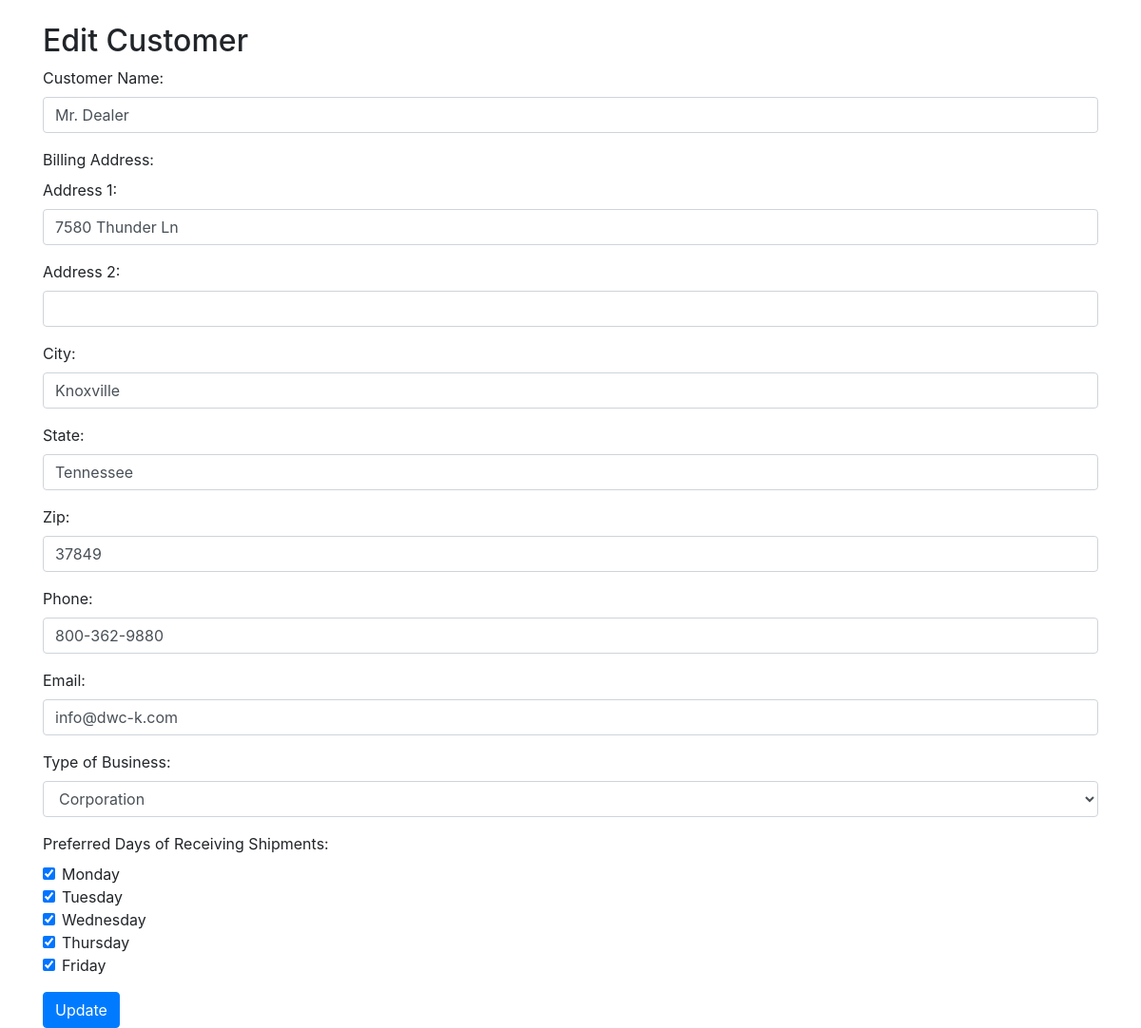
Screenshot of /edit_customer.php?id=14 with the database file from the repository.
### tables this page shows
CREATE TABLE `customers` (
  `id` int NOT NULL AUTO_INCREMENT,
  `customer_name` varchar(255) NOT NULL,
  `address1` varchar(255) NOT NULL,
  `address2` varchar(255) DEFAULT NULL,
  `city` varchar(255) NOT NULL,
  `state` varchar(255) NOT NULL,
  `zip` varchar(10) NOT NULL,
  `phone` varchar(15) NOT NULL,
  `email` varchar(255) NOT NULL,
  `business_type` varchar(50) NOT NULL,
  `preferred_days` varchar(10) NOT NULL,
  `created_at` timestamp NULL DEFAULT CURRENT_TIMESTAMP,
  PRIMARY KEY (`id`),
  UNIQUE KEY `id_UNIQUE` (`id`),
  KEY `idx_customer_name` (`customer_name`),
  KEY `idx_created_at` (`created_at`)
);

### edit_customer.php (the view, shortened to what this page needs)
<?php
include 'config.php';
if ($_SERVER["REQUEST_METHOD"] == "GET" && isset($_GET['id'])) {
    $customerId = $_GET['id'];
    $sql = "SELECT * FROM customers WHERE id = $customerId";
    $result = $conn->query($sql);
    if ($result->num_rows > 0) {
        $customerData = $result->fetch_assoc();
    } else {
        echo '<div class="alert alert-danger" role="alert">Customer not found.</div>';
        exit();
    }
}
?>
<!DOCTYPE html>
<html lang="en">
<head>
    <link rel="stylesheet" href="https://stackpath.bootstrapcdn.com/bootstrap/4.5.2/css/bootstrap.min.css">
</head>
<body class="container mt-4">
    <h2>Edit Customer</h2>
    <form action="update_customer.php" method="post">
        <div class="form-group">
            <label for="customer_name">Customer Name:</label>
            <input type="text" class="form-control" name="customer_name" value="<?php echo $customerData['customer_name']; ?>" required>
        </div>
        <div class="form-group">
            <label for="billing_address">Billing Address:</label>
            <br>
            <label for="address1">Address 1:</label>
            <input type="text" class="form-control" name="address1" value="<?php echo $customerData['address1']; ?>" required>
        </div>
        <div class="form-group">
            <label for="address2">Address 2:</label>
            <input type="text" class="form-control" name="address2" value="<?php echo $customerData['address2']; ?>">
        </div>
        <div class="form-group">
            <label for="city">City:</label>
            <input type="text" class="form-control" name="city" value="<?php echo $customerData['city']; ?>" required>
        </div>
        <div class="form-group">
            <label for="state">State:</label>
            <input type="text" class="form-control" name="state" value="<?php echo $customerData['state']; ?>" required>
        </div>
        <div class="form-group">
            <label for="zip">Zip:</label>
            <input type="text" class="form-control" name="zip" value="<?php echo $customerData['zip']; ?>" required>
        </div>
        <div class="form-group">
            <label for="phone">Phone:</label>
            <input type="tel" class="form-control" name="phone" value="<?php echo $customerData['phone']; ?>" required>
        </div>
        <div class="form-group">
            <label for="email">Email:</label>
            <input type="email" class="form-control" name="email" value="<?php echo $customerData['email']; ?>" required>
        </div>
        <div class="form-group">
            <label for="business_type">Type of Business:</label>
            <select class="form-control" name="business_type">
                <option value="Corporation" <?php echo ($customerData['business_type'] == 'Corporation') ? 'selected' : ''; ?>>Corporation</option>
            </select>
        </div>
        <div class="form-group">
            <label for="preferred_days">Preferred Days of Receiving Shipments:</label>
            <div class="form-check">
                <input type="checkbox" class="form-check-input" name="preferred_days[]" value="M" <?php echo (in_array('M', explode(',', $customerData['preferred_days']))) ? 'checked' : ''; ?>> Monday
            </div>
            <div class="form-check">
                <input type="checkbox" class="form-check-input" name="preferred_days[]" value="T" <?php echo (in_array('T', explode(',', $customerData['preferred_days']))) ? 'checked' : ''; ?>> Tuesday
            </div>
            <div class="form-check">
                <input type="checkbox" class="form-check-input" name="preferred_days[]" value="W" <?php echo (in_array('W', explode(',', $customerData['preferred_days']))) ? 'checked' : ''; ?>> Wednesday
            </div>
            <div class="form-check">
                <input type="checkbox" class="form-check-input" name="preferred_days[]" value="R" <?php echo (in_array('R', explode(',', $customerData['preferred_days']))) ? 'checked' : ''; ?>> Thursday
            </div>
            <div class="form-check">
                <input type="checkbox" class="form-check-input" name="preferred_days[]" value="F" <?php echo (in_array('F', explode(',', $customerData['preferred_days']))) ? 'checked' : ''; ?>> Friday
            </div>
        </div>
        <button type="submit" class="btn btn-primary">Update</button>
    </form>
</body>
</html>

### rows the page displays
customers: customer_name "Mr. Dealer", address1 "7580 Thunder Ln", city "Knoxville", state "Tennessee", zip "37849", phone "800-362-9880", email "info@dwc-k.com", business_type "Corporation", preferred_days "☑"
